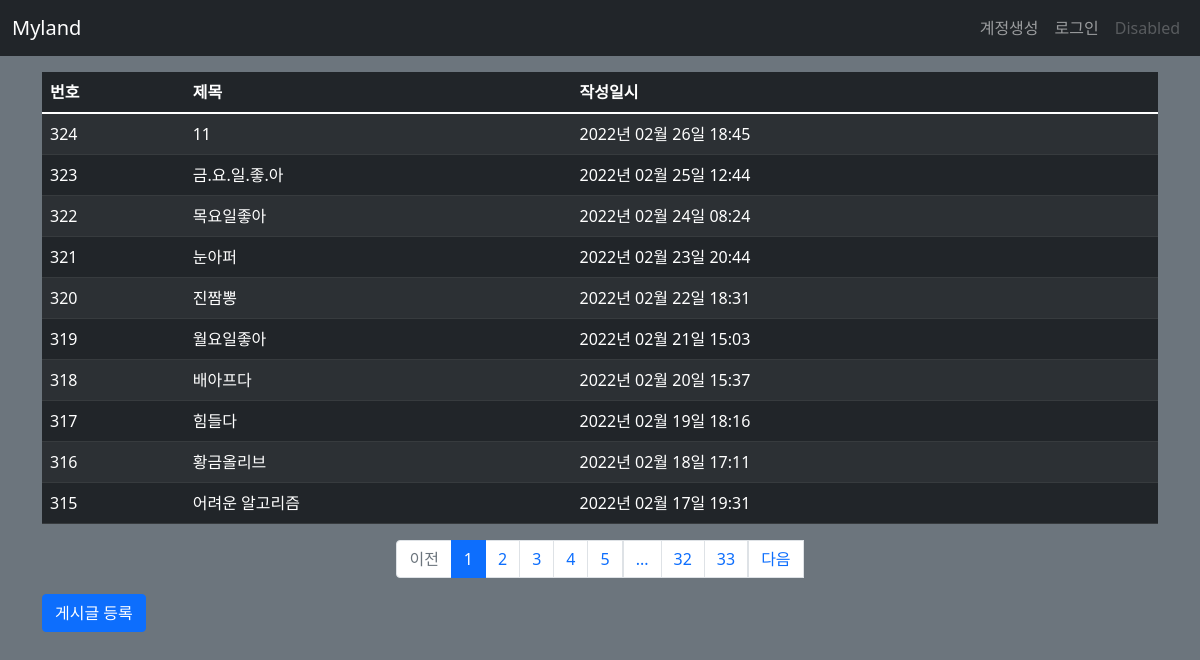
Page /post/list/ on the earlier database version.
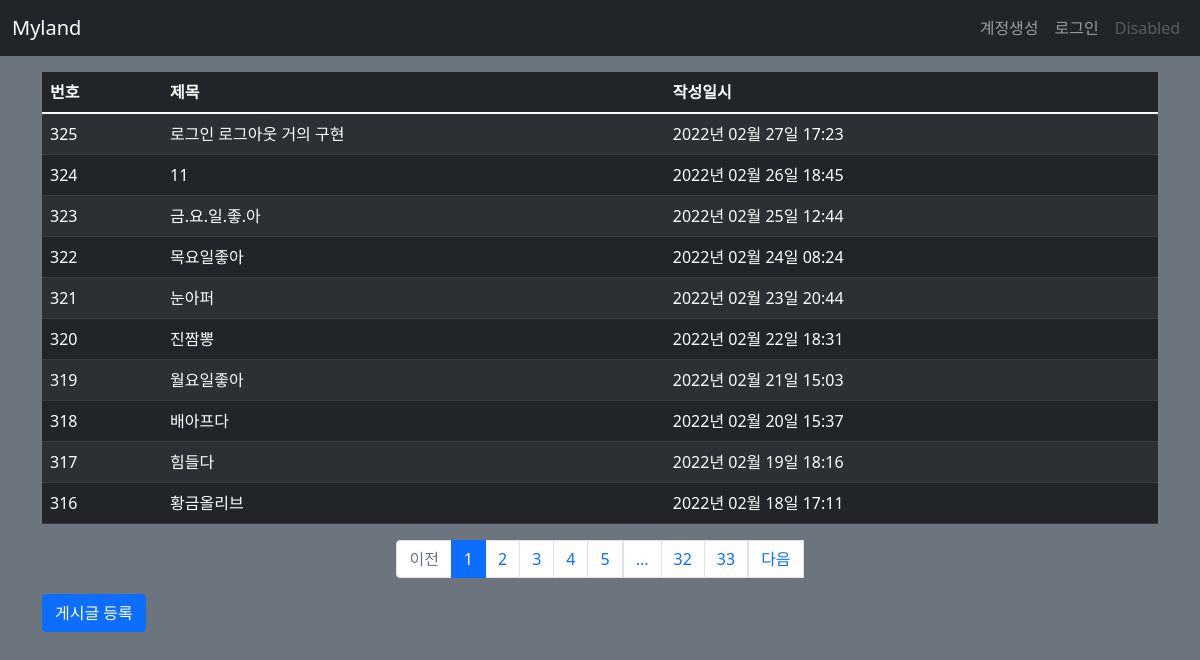
Same page on the later database version.
### myland/models.py (models this page shows)
class Post(db.Model):
    id = db.Column(db.Integer, primary_key=True)
    title = db.Column(db.String(200), nullable=False)
    content = db.Column(db.Text, nullable=False)
    create_date = db.Column(db.DateTime(), nullable=False)
    user_id = db.Column(db.Integer, db.ForeignKey('user.id', ondelete='CASCADE'), nullable=False)
    user = db.relationship('User', backref=db.backref('post_set'))

### myland/views/post_views.py (the view)
@bp.route('/list/')
def _list():
    page = request.args.get('page', type=int, default=1)
    post_list = Post.query.order_by(Post.create_date.desc())
    post_list = post_list.paginate(page, per_page=10)
    return render_template('post/post_list.html', post_list=post_list)

### myland/filter.py (called while the page is built)
def format_datetime(value, fmt='%Y년 %m월 %d일 %H:%M'):
    return value.strftime(fmt)

### myland/views/auth_views.py (called while the page is built)
@bp.before_app_request
def load_logged_in_user():
    user_id = session.get('user_id')
    if user_id is None:
        g.user = None
    else:
        g.user = User.query.get(user_id)

### myland/templates/post/post_list.html
{% extends 'base.html' %}
{% block content %}
<div class="container my-3">
  <table class="table table-dark table-striped table-hover">
    <thead>
    <tr>
      <th>번호</th>
      <th>제목</th>
      <th>작성일시</th>
    </tr>
    </thead>
    <tbody>
    {% if post_list %}
    {% for post in post_list.items %}
    <tr>
      <td>{{ post_list.total - ((post_list.page - 1) * post_list.per_page) - loop.index0 }}</td>
      <td>
        <a href="{{ url_for('post.detail', post_id=post.id) }}" style="text-decoration-line: none; color: white;">{{ post.title }}</a>
      </td>
      <td>{{ post.create_date|datetime }}</td>
    </tr>
    {% endfor %}
    {% else %}
    <tr>
      <td colspan="3">게시글이 없습니다.</td>
    </tr>
    {% endif %}
    </tbody>
  </table>
  <ul class="pagination justify-content-center">
    {% if post_list.has_prev %}
    <li class="page-item">
      <a class="page-link" href="?page={{ post_list.prev_num }}">이전</a>
    </li>
    {% else %}
    <li class="page-item disabled">
      <a class="page-link" tabindex="-1" aria-disabled="true" href="#">이전</a>
    </li>
    {% endif %}
    {% for page_num in post_list.iter_pages() %}
      {% if page_num %}
        {% if page_num != post_list.page %}
        <li class="page-item">
          <a class="page-link" href="?page={{ page_num }}">{{ page_num }}</a>
        </li>
        {% else %}
        <li class="page-item active" aria-current="page">
          <a class="page-link" href="#">{{ page_num }}</a>
        </li>
        {% endif %}
      {% else %}
        <li class="disabled">
          <a class="page-link" href="#">...</a>
        </li>
      {% endif %}
    {% endfor %}
    {% if post_list.has_next %}
    <li class="page-items">
      <a class="page-link" href="?page={{ post_list.next_num }}">다음</a>
    </li>
    {% else %}
    <li class="page-item disabled">
      <a class="page-link" tabindex="-1" aria-disabled="true" href="#">다음</a>
    </li>
    {% endif %}
  </ul>
  <a href="{{ url_for('post.create') }}" class="btn btn-primary">게시글 등록</a>
</div>
{% endblock %}

### myland/templates/base.html (shortened to what this page needs)
<!DOCTYPE html>
<html lang="ko">
<head>
  <link href="https://cdn.jsdelivr.net/npm/bootstrap@5.1.3/dist/css/bootstrap.min.css" rel="stylesheet">
  <link rel="stylesheet" href="{{ url_for('static', filename='style.css') }}">
</head>
<body class="bg-secondary pt-5 mt-2">
  <nav class="navbar navbar-expand-md navbar-dark bg-dark fixed-top">
    <div class="container-fluid">
      <a class="navbar-brand" href="{{ url_for('main.index') }}">Myland</a>
      <div class="collapse navbar-collapse" id="navbarSupportedContent">
        {% if g.user %}
        <ul class="navbar-nav ms-auto mb-2 mb-lg-0">
          <li class="nav-item">
            <a href="{{ url_for('auth.logout') }}" class="nav-link">{{ g.user.username }} (로그아웃)</a>
          </li>
        </ul>
        {% else %}
        <ul class="navbar-nav ms-auto mb-2 mb-lg-0">
          <li class="nav-item">
            <a class="nav-link" href="{{ url_for('auth.signup') }}">계정생성</a>
          </li>
          <li class="nav-item">
            <a class="nav-link" href="{{ url_for('auth.login') }}">로그인</a>
          </li>
          <li class="nav-item">
            <a class="nav-link disabled">Disabled</a>
          </li>
        </ul>
        {% endif %}
      </div>
    </div>
  </nav>
  {% block content %}
  {% endblock %}
</body>
</html>

Differences in the rows shown:
no longer on this page (row unchanged): Post: id "315", title "어려운 알고리즘", create_date "2022년 02월 17일 19:31"
added Post: id "325", title "로그인 로그아웃 거의 구현", create_date "2022년 02월 27일 17:23"
